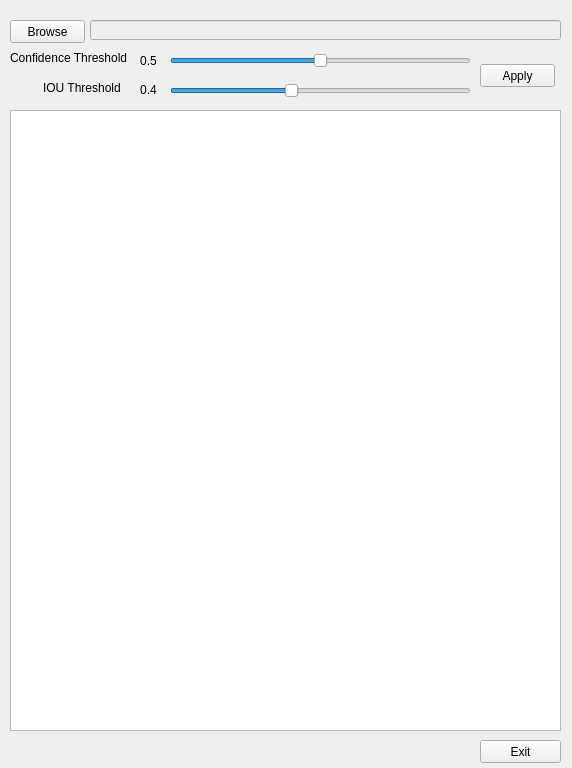
<?xml version="1.0" encoding="UTF-8"?>
<ui version="4.0">
 <class>CephalometricLandmark</class>
 <widget class="QMainWindow" name="CephalometricLandmark">
  <property name="enabled">
   <bool>true</bool>
  </property>
  <property name="geometry">
   <rect>
    <x>0</x>
    <y>0</y>
    <width>572</width>
    <height>768</height>
   </rect>
  </property>
  <property name="windowTitle">
   <string>MainWindow</string>
  </property>
  <property name="toolTipDuration">
   <number>7</number>
  </property>
  <widget class="QWidget" name="centralwidget">
   <widget class="QPushButton" name="brows_btn">
    <property name="geometry">
     <rect>
      <x>10</x>
      <y>20</y>
      <width>75</width>
      <height>23</height>
     </rect>
    </property>
    <property name="text">
     <string>Browse</string>
    </property>
   </widget>
   <widget class="QLineEdit" name="FileName_tbox">
    <property name="enabled">
     <bool>false</bool>
    </property>
    <property name="geometry">
     <rect>
      <x>90</x>
      <y>20</y>
      <width>471</width>
      <height>20</height>
     </rect>
    </property>
    <property name="text">
     <string/>
    </property>
   </widget>
   <widget class="QGraphicsView" name="Image_View">
    <property name="geometry">
     <rect>
      <x>10</x>
      <y>110</y>
      <width>551</width>
      <height>621</height>
     </rect>
    </property>
   </widget>
   <widget class="QLabel" name="confidence_label">
    <property name="geometry">
     <rect>
      <x>10</x>
      <y>50</y>
      <width>121</width>
      <height>16</height>
     </rect>
    </property>
    <property name="text">
     <string>Confidence Threshold :</string>
    </property>
   </widget>
   <widget class="QLabel" name="IOU_label">
    <property name="geometry">
     <rect>
      <x>43</x>
      <y>80</y>
      <width>81</width>
      <height>16</height>
     </rect>
    </property>
    <property name="text">
     <string>IOU Threshold :</string>
    </property>
   </widget>
   <widget class="QPushButton" name="Apply_btn">
    <property name="geometry">
     <rect>
      <x>480</x>
      <y>64</y>
      <width>75</width>
      <height>23</height>
     </rect>
    </property>
    <property name="text">
     <string>Apply</string>
    </property>
   </widget>
   <widget class="QPushButton" name="Exit_btn">
    <property name="geometry">
     <rect>
      <x>480</x>
      <y>740</y>
      <width>81</width>
      <height>23</height>
     </rect>
    </property>
    <property name="text">
     <string>Exit</string>
    </property>
   </widget>
   <widget class="QSlider" name="Confodence_Slider">
    <property name="geometry">
     <rect>
      <x>170</x>
      <y>50</y>
      <width>301</width>
      <height>22</height>
     </rect>
    </property>
    <property name="maximum">
     <number>100</number>
    </property>
    <property name="value">
     <number>50</number>
    </property>
    <property name="orientation">
     <enum>Qt::Horizontal</enum>
    </property>
   </widget>
   <widget class="QSlider" name="IOU_Slider">
    <property name="geometry">
     <rect>
      <x>170</x>
      <y>80</y>
      <width>301</width>
      <height>22</height>
     </rect>
    </property>
    <property name="maximum">
     <number>100</number>
    </property>
    <property name="value">
     <number>40</number>
    </property>
    <property name="orientation">
     <enum>Qt::Horizontal</enum>
    </property>
   </widget>
   <widget class="QLabel" name="confidence_value">
    <property name="geometry">
     <rect>
      <x>125</x>
      <y>54</y>
      <width>47</width>
      <height>13</height>
     </rect>
    </property>
    <property name="text">
     <string>0.5</string>
    </property>
    <property name="alignment">
     <set>Qt::AlignCenter</set>
    </property>
   </widget>
   <widget class="QLabel" name="IOU_value">
    <property name="geometry">
     <rect>
      <x>125</x>
      <y>83</y>
      <width>47</width>
      <height>13</height>
     </rect>
    </property>
    <property name="text">
     <string>0.4</string>
    </property>
    <property name="alignment">
     <set>Qt::AlignCenter</set>
    </property>
   </widget>
  </widget>
 </widget>
 <tabstops>
  <tabstop>brows_btn</tabstop>
  <tabstop>FileName_tbox</tabstop>
  <tabstop>Confodence_Slider</tabstop>
  <tabstop>IOU_Slider</tabstop>
  <tabstop>Apply_btn</tabstop>
  <tabstop>Image_View</tabstop>
  <tabstop>Exit_btn</tabstop>
 </tabstops>
 <resources/>
 <connections/>
</ui>
